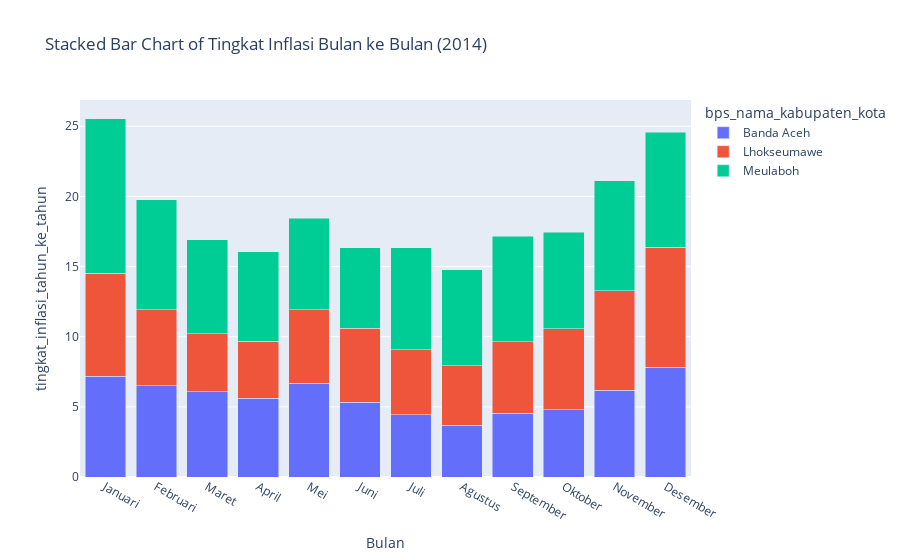

Notebook code for this chart:
### Code cell
import plotly.express as px

# Filter the DataFrame for the year 2014
df_filtered = df_updated[df_updated['tahun'] == 2014]

# Create the stacked bar chart
fig = px.bar(df_filtered, 
             x='bulan', 
             y='tingkat_inflasi_tahun_ke_tahun', 
             color='bps_nama_kabupaten_kota', 
             title='Stacked Bar Chart of Tingkat Inflasi Bulan ke Bulan (2014)',
             labels={'tingkat_inflasi_bulan_ke_bulan': 'Tingkat Inflasi', 'bulan': 'Bulan'},
             barmode='stack')

# Display the plot
fig.show()

### Figure 1 — Plotly figure (JSON) as saved in the notebook; plotly's stock layout.template omitted (floating-point values rounded to 4 significant figures)
{"data": [{"alignmentgroup": "True", "hovertemplate": "bps_nama_kabupaten_kota=Banda Aceh<br>Bulan=%{x}<br>tingkat_inflasi_tahun_ke_tahun=%{y}<extra></extra>", "legendgroup": "Banda Aceh", "marker": {"color": "#636efa", "pattern": {"shape": ""}}, "name": "Banda Aceh", "offsetgroup": "Banda Aceh", "orientation": "v", "showlegend": true, "textposition": "auto", "type": "bar", "x": ["Januari", "Februari", "Maret", "April", "Mei", "Juni", "Juli", "Agustus", "September", "Oktober", "November", "Desember"], "xaxis": "x", "y": [7.17, 6.5, 6.09, 5.61, 6.67, 5.33, 4.45, 3.68, 4.53, 4.78, 6.18, 7.83], "yaxis": "y"}, {"alignmentgroup": "True", "hovertemplate": "bps_nama_kabupaten_kota=Lhokseumawe<br>Bulan=%{x}<br>tingkat_inflasi_tahun_ke_tahun=%{y}<extra></extra>", "legendgroup": "Lhokseumawe", "marker": {"color": "#EF553B", "pattern": {"shape": ""}}, "name": "Lhokseumawe", "offsetgroup": "Lhokseumawe", "orientation": "v", "showlegend": true, "textposition": "auto", "type": "bar", "x": ["Januari", "Februari", "Maret", "April", "Mei", "Juni", "Juli", "Agustus", "September", "Oktober", "November", "Desember"], "xaxis": "x", "y": [7.37, 5.41, 4.13, 4.05, 5.27, 5.26, 4.61, 4.26, 5.12, 5.79, 7.08, 8.53], "yaxis": "y"}, {"alignmentgroup": "True", "hovertemplate": "bps_nama_kabupaten_kota=Meulaboh<br>Bulan=%{x}<br>tingkat_inflasi_tahun_ke_tahun=%{y}<extra></extra>", "legendgroup": "Meulaboh", "marker": {"color": "#00cc96", "pattern": {"shape": ""}}, "name": "Meulaboh", "offsetgroup": "Meulaboh", "orientation": "v", "showlegend": true, "textposition": "auto", "type": "bar", "x": ["Januari", "Februari", "Maret", "April", "Mei", "Juni", "Juli", "Agustus", "September", "Oktober", "November", "Desember"], "xaxis": "x", "y": [10.99, 7.87, 6.69, 6.41, 6.51, 5.76, 7.28, 6.84, 7.52, 6.89, 7.86, 8.2], "yaxis": "y"}], "layout": {"barmode": "stack", "legend": {"title": {"text": "bps_nama_kabupaten_kota"}, "tracegroupgap": 0}, "title": {"text": "Stacked Bar Chart of Tingkat Inflasi Bulan ke Bulan (2014)"}, "xaxis": {"anchor": "y", "domain": [0, 1], "title": {"text": "Bulan"}}, "yaxis": {"anchor": "x", "domain": [0, 1], "title": {"text": "tingkat_inflasi_tahun_ke_tahun"}}}}
